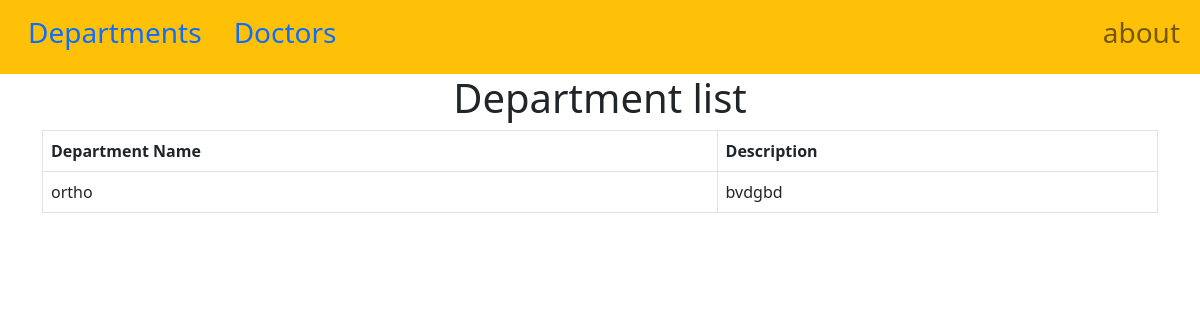
The page /departmentlist/departmentlist/ on the database as committed earlier.
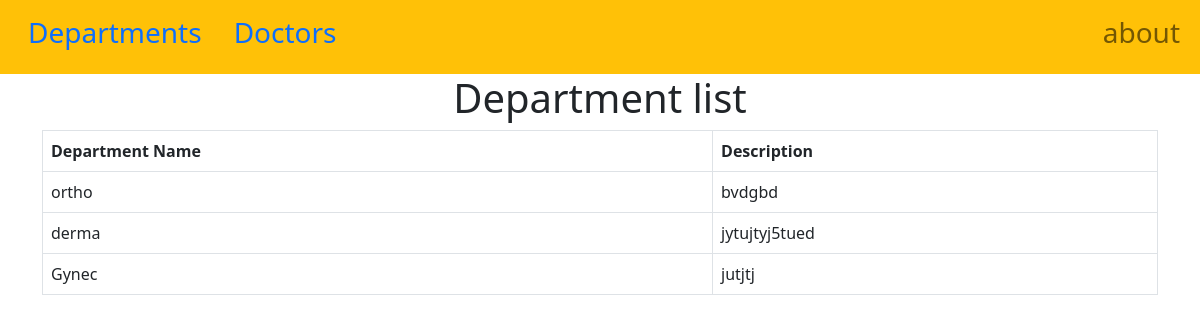
The same page on the database as committed later.
### department_doctors_app/models.py (models this page shows, shortened)
class Department(models.Model):
    department_name = models.CharField(max_length=100,unique=True, blank=False, null=False,choices=[ ('ortho', 'orthopedics'), ('cardio', 'Cardiology'),
                                             ('derma', 'Dermatology'),('Gynec','Gynecology'),])
    department_description= models.TextField()

### department_doctors_app/views.py (the view)
# urls.py: path('departmentlist/', views.DepartmentListView.as_view(), name='departmentlist'),
class DepartmentListView( ListView):
    model = Department
    template_name = 'department_list.html'
    context_object_name = 'departmentList'
    login_url = '/login/'

### templates/department_list.html (shortened to what this page needs)
{% extends 'base.html' %}
{% block content %}
<div class="container">
    <center>
        <h1>Department list</h1>
        <table class="table table-bordered">
            <thead>
                <tr>
                    <th>Department Name</th>
                    <th>Description</th>
                </tr>
            </thead>
            <tbody>
                {% for i in departmentList %}
                <tr>
                    <td>{{ i.department_name }}</td>
                    <td>{{ i.department_description }}</td>
                </tr>
                {% endfor %}
            </tbody>
        </table>
    </center>
</div>
{% endblock %}

Rows that differ between the two databases and show on the page:
added Department: department_name "derma", department_description "jytujtyj5tued"
added Department: department_name "Gynec", department_description "jutjtj"
